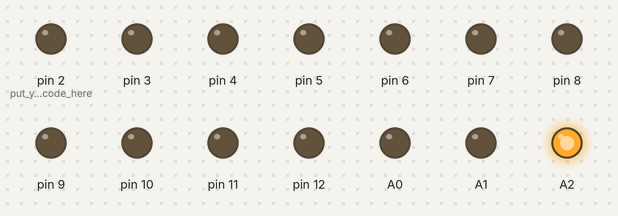
This sketch was run on a simulated Arduino Uno, built with avr-gcc and run on an emulated ATmega328P. On the bench: output pins drawn as LEDs (lit = HIGH).

Above: at 0.1 s.
Timing chart, 0 to 1.6 s (numbered marks = the images above):
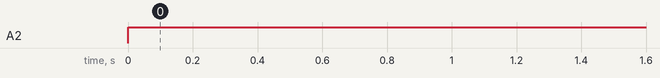

Measured:
- by itself, A2: LOW → HIGH at 0.00 s

The sketch:

matritca3.ino
```cpp
void setup() {
 pinMode(2,OUTPUT); // put your setup code here, to run once:
 pinMode(3,OUTPUT);
 pinMode(4,OUTPUT);
 pinMode(5,OUTPUT);
 pinMode(6,OUTPUT);
 pinMode(7,OUTPUT);
 pinMode(8,OUTPUT);
 pinMode(9,OUTPUT);
 pinMode(10,OUTPUT);
 pinMode(11,OUTPUT);
 pinMode(12,OUTPUT);
 pinMode(A0,OUTPUT);
 pinMode(A1,OUTPUT);
 pinMode(A2,OUTPUT);
 pinMode(A3,OUTPUT);
 pinMode(A4,OUTPUT);
}

void loop() {
//digitalWrite(2,LOW);
//digitalWrite(3,LOW);
digitalWrite(4,LOW);
//digitalWrite(5,);
digitalWrite(6,LOW);
//digitalWrite(7,LOW);
//digitalWrite(8,LOW);
digitalWrite(9,LOW);
digitalWrite(10,LOW);
digitalWrite(11,LOW);
//digitalWrite(12,LOW);
digitalWrite(A0,LOW);
//digitalWrite(A1,LOW);
digitalWrite(A2,HIGH);
digitalWrite(A3,LOW);
digitalWrite(A4,LOW);
}
```
